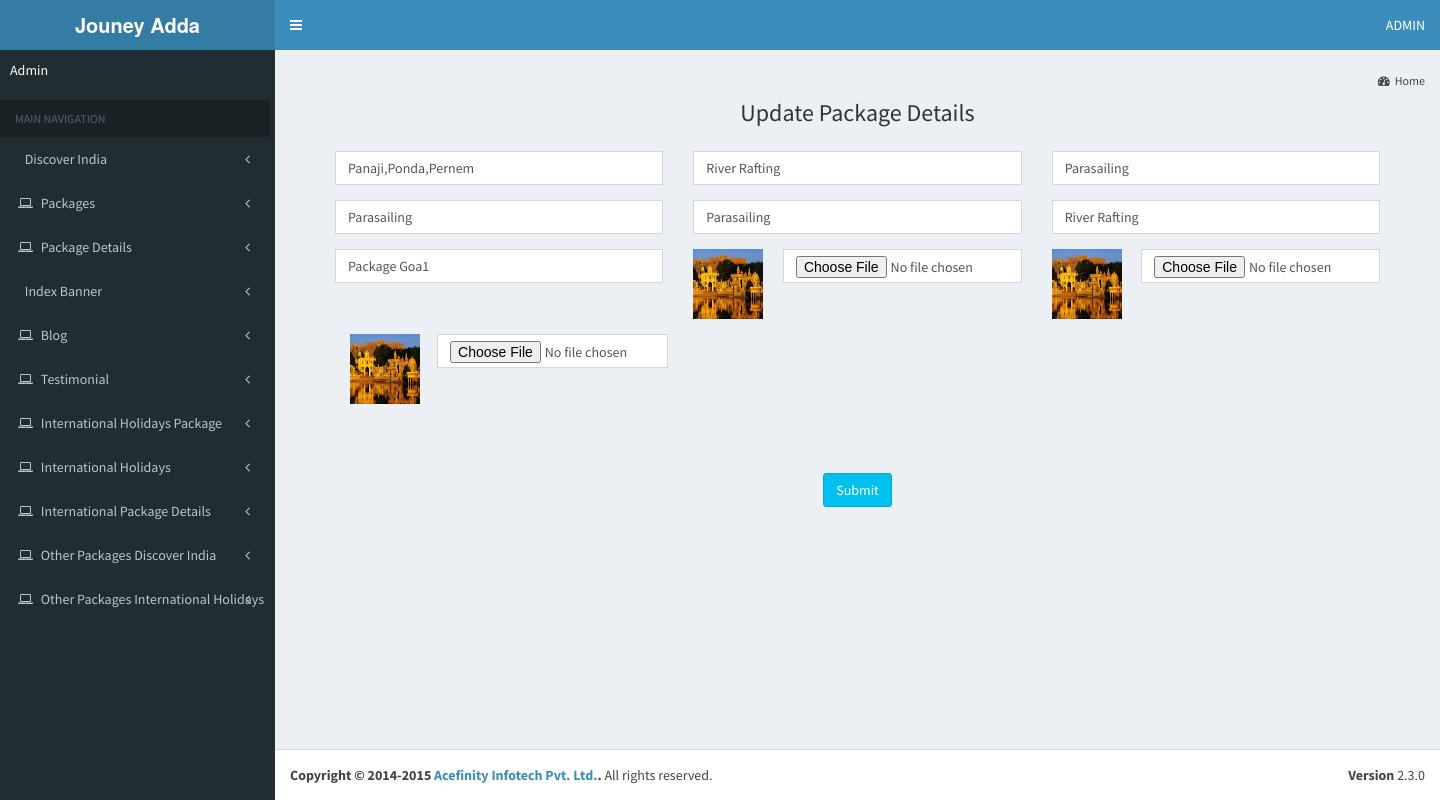
Screenshot of /admin-journey/edit_ipackage_details.php?e_id=1 with the database file from the repository.
### tables this page shows
CREATE TABLE `international_package_details` (
  `id` int(225) NOT NULL,
  `place1` varchar(2000) NOT NULL,
  `experience1` varchar(2000) NOT NULL,
  `experience2` varchar(2000) NOT NULL,
  `experience3` varchar(2000) NOT NULL,
  `experience4` varchar(2000) NOT NULL,
  `experience5` varchar(2000) NOT NULL,
  `image1` varchar(2000) NOT NULL,
  `image2` varchar(2000) NOT NULL,
  `image3` varchar(2000) NOT NULL,
  `package_name` varchar(2000) NOT NULL
);

### admin-journey/edit_ipackage_details.php (the view, shortened to what this page needs)
<?php
include("connect.php");
include("includes/header.php");
include("includes/left_sidebar.php");
$e_id=$_GET["e_id"];
$query="select * from international_package_details where id='$e_id'";
$data=mysqli_query($conn,$query);
$row=mysqli_fetch_assoc($data);
$place1=$row["place1"];
$experience1=$row["experience1"];
$experience2=$row["experience2"];
$experience3=$row["experience3"];
$experience4=$row["experience4"];
$experience5=$row["experience5"];
$image1=$row["image1"];
$image2=$row["image2"];
$image3=$row["image3"];
$package_name=$row["package_name"];
?>
      <div class="content-wrapper">
        <section class="content-header">
          <ol class="breadcrumb">
          <li><a href="dashboard.php"><i class="fa fa-dashboard"></i>Home</a></li>
          </ol>
        </section>
        <section class="content">
          <div class="row">
            <div class="col-lg-12">
            <div class="col-md-12 member">
              <div class="form-group pb20 col-md-12"><h3 style="text-align:center;">Update Package Details</h3></div>
<div class="col-md-12">
               <form name="image" action="update_ipackage_details.php" method="post" enctype="multipart/form-data">
                    <div class="form-group col-md-4">
              <input type="text" class="form-control" value="<?php echo $place1;?>" name="place" placeholder="Place to visit.." required>
                 </div>
                 <div class="form-group col-md-4">
              <input type="text" class="form-control" name="experience" value="<?php echo $experience1;?>" placeholder="Experiences" required>
                 </div>
                 <div class="form-group col-md-4">
              <input type="text" class="form-control" name="experience1" value="<?php echo $experience2;?>" placeholder="Experiences">
                 </div>
                 <div class="form-group col-md-4">
              <input type="text" class="form-control" name="experience2" value="<?php echo $experience3;?>" placeholder="Experience" >
                 </div>
                 <div class="form-group col-md-4">
              <input type="text" class="form-control" name="experience3" value="<?php echo $experience4;?>" placeholder="Experiences">
                 </div>
                 <div class="form-group col-md-4">
              <input type="text" class="form-control" name="experience4" value="<?php echo $experience5;?>" placeholder="Experiences">
                 </div>
				  <div class="form-group col-md-4">
              <input type="text" class="form-control" name="name" value="<?php echo $package_name;?>" placeholder="Enter Name Of Package">
                 </div>
				  <div class="form-group col-md-1">
               <img src="<?php echo $image1?>" width="70" height="70">
                               </div>
              <div class="form-group col-md-3">
              <input type="file" class="form-control" name="fileupload4" >
                 </div>
				  <div class="form-group col-md-1">
               <img src="<?php echo $image2?>" width="70" height="70">
                   </div>
                 <div class="form-group col-md-3">
              <input type="file" class="form-control" name="fileupload5">
                 </div>
				 <div class="col-md-12">
				  <div class="form-group col-md-1">
               <img src="<?php echo $image3?>" width="70" height="70">
                               </div>
                 <div class="form-group col-md-3">
              <input type="file" class="form-control" name="fileupload6">
                 </div>
                 </div>
                 <div class="form-group col-md-12" style="text-align:center;margin-top:5%;"><input type="submit" class="btn btn-info" value="Submit" name="submit" ></div>
                </form>
                </div>
       </div>
      </div>
          </div>
        </section>
      </div>
 <?php include("includes/footer.php"); ?>

### rows the page displays
international_package_details: place "Panaji,Ponda,Pernem", experience "River Rafting", experience1 "Parasailing", experience2 "Parasailing", experience3 "Parasailing", experience4 "River Rafting", name "Package Goa1", image1 (picture), image2 (picture), image3 (picture)
